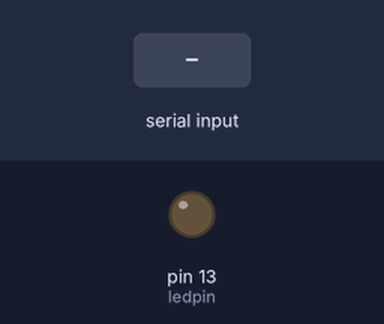
Bench run of a sketch on a simulated Arduino Uno, built with avr-gcc and run on an emulated ATmega328P. Shown: output pins drawn as LEDs (lit = HIGH). Inputs (shaded band) come from the test bench. What the sketch prints to the serial monitor is not drawn.

Above: at 1.2 s.
1.3 s: "R" received over Serial
At 1.7 s:
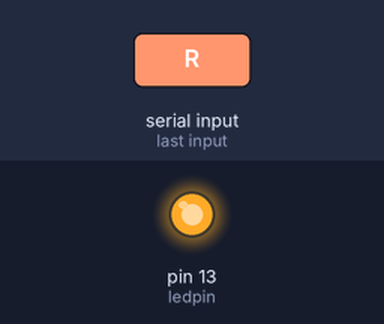
Timing chart, 0 to 4.3 s (numbered marks = the images above; inputs shaded):
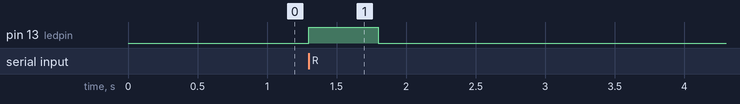

The sketch:

Hello_World.ino
```cpp
// dacian

int val;  // definirea variabilei val
int ledpin = 13;  // definirea interfetei digitale 13

void setup()
{
  Serial.begin(9600);
  // setarea ratei de baud la 9600 pentru a se potrivi cu configurarea software. Când este conectat la un dispozitiv specific (de exemplu, Bluetooth), rata de baud trebuie să fie aceeași cu aceasta.

  pinMode(ledpin, OUTPUT);
  // inițializarea pinului digital 13 ca ieșire. Când se utilizează porturi I/O pe un Arduino, acest tip de configurare este întotdeauna necesar.
}

void loop()
{
  val = Serial.read();  // citirea instrucțiunii sau caracterului de la PC la Arduino și asignarea lor la Val.

  if (val == 'R')  // determinarea dacă instrucțiunea sau caracterul primit este "R".
  {
    // dacă este "R",
    digitalWrite(ledpin, HIGH);  // setarea LED-ului pe pinul digital 13 la nivel înalt.
    delay(500);
    digitalWrite(ledpin, LOW);  // setarea LED-ului pe pinul digital 13 la nivel scăzut.
    delay(500);
    Serial.println("Salut lume!");  // afișarea șirului "TechConnect!".
  }
}
```

Measured:
- after the input at 1.3 s, pin 13 (ledpin): LOW → HIGH at once, → LOW 0.50 s later
